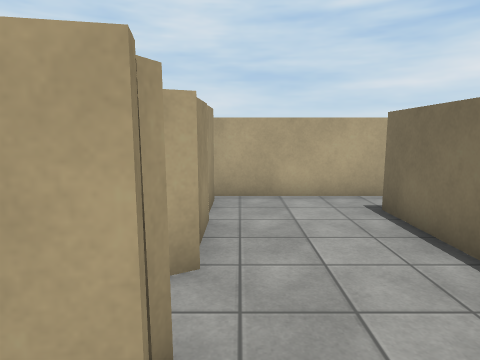
View 1 (above)

12 first-person views from a walk through a scene from a Unity 3-D project. The camera is 1.5 m above the floor, tilts 8° down and sees 75° across. The floor is counted in squares, 1 m on a side. Each view is taken from the middle of a square. On the plan, view 1 faces up. The plan holds only what a view shows up to about 15 squares ahead; the rest is blank. Surface patterns are stand-ins for the level's own textures.

View 2
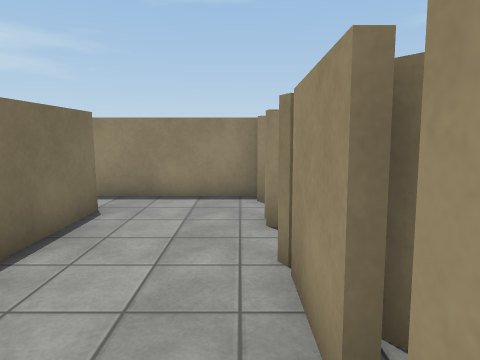

View 3
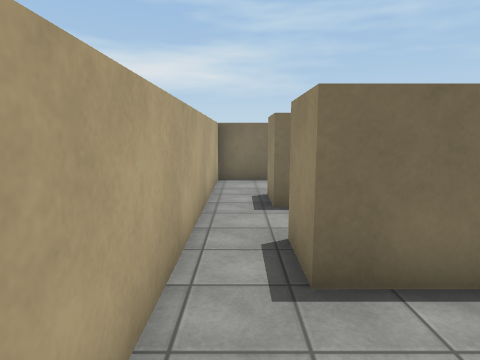

View 4
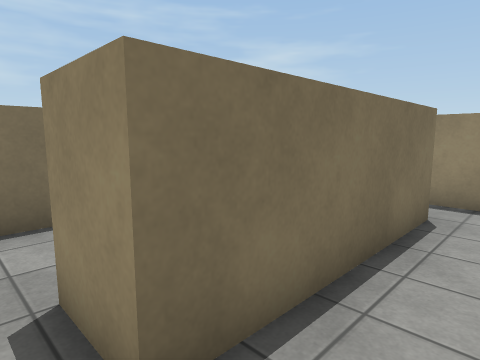

View 5
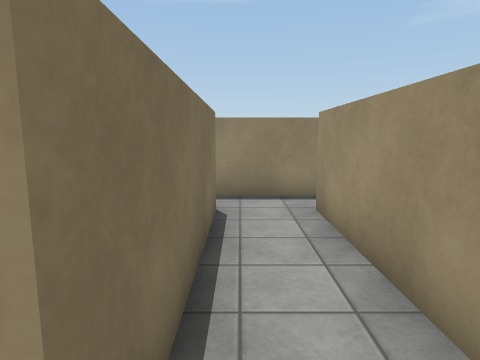

View 6
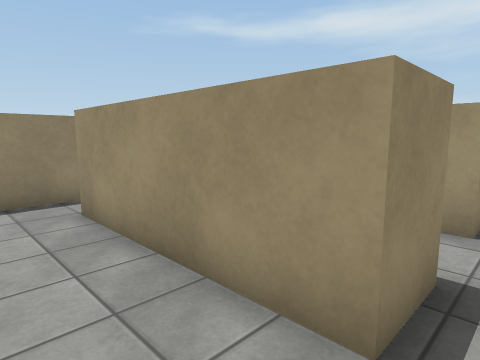

View 7
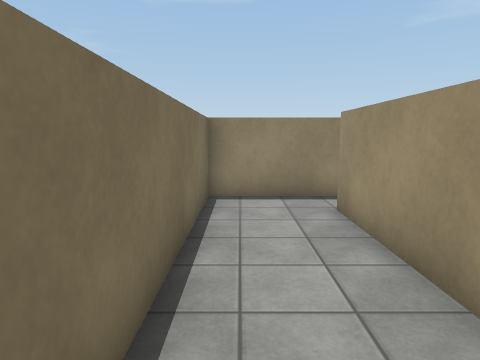

View 8
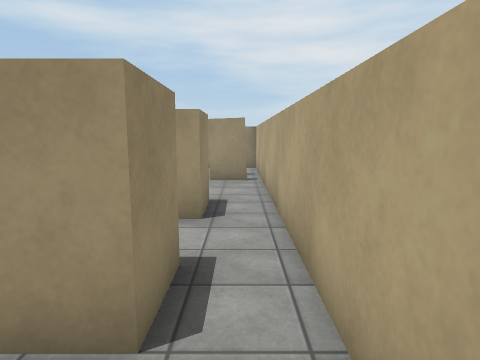

View 9
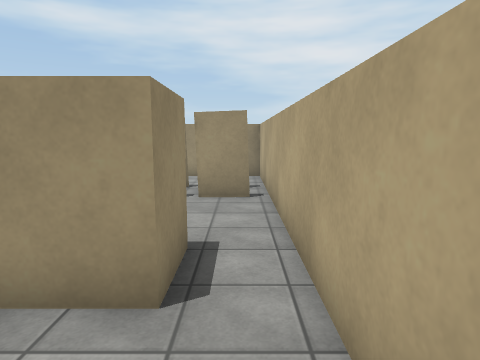

View 10
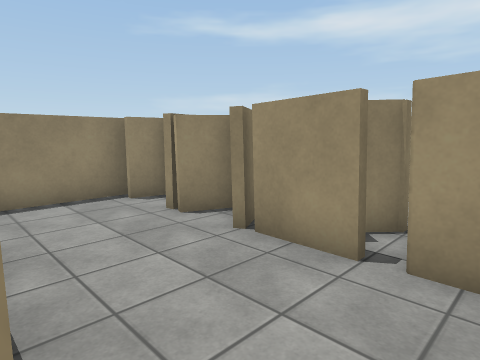

View 11
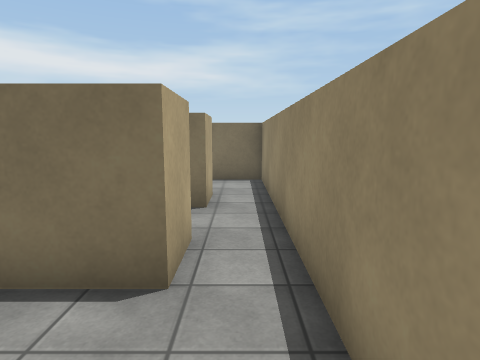

View 12
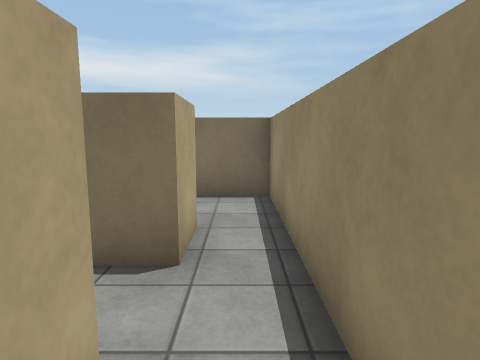

### Floor plan
Points are (right, up) in squares from view 1. A wall is a line through its corners. A room is listed if a view was taken in it or the views show most of it. See-through windows are left out.
Room 1 (views 1, 2, 3, 11)
walls: (-0.4, 3.4) (-0.8, 3.1); (-0.6, 5.5) (-0.6, 3.6); (-0.4, 1.4) (-1.1, 1.2); (-1.6, 2.3) (-0.4, 1.8); (-0.6, 7.2) (-0.6, 5.9); (2.9, 0.7) (2.9, 6.3); (2.4, 7.8) (-1.5, 7.8); (-1.4, 0) (-0.4, -0.1); (-0.6, -0.8) (2.6, -0.8)
ways out: opening at (3.5, 0) to room 2; opening at (3.5, 7) to room 2
Room 2 (views 4, 5, 9, 10, 12)
walls: (2.9, 6.3) (4.4, 6.3) (4.4, 0.7) (2.9, 0.7); (8, 0.7) (6.5, 0.7) (6.5, 6.3) (8, 6.3); (8.6, 7.8) (2.4, 7.8); (2.6, -0.8) (8.6, -0.8)
ways out: opening at (3.5, 0) to room 1; opening at (3.5, 7) to room 1; opening at (7.5, 0) to room 3; opening at (7.5, 7) to room 3
Room 3 (views 6, 7, 8)
walls: (8, 6.3) (8, 0.7); (8.6, -0.8) (10.8, -0.8) (10.8, 7.8) (8.6, 7.8)
ways out: opening at (7.5, 0) to room 2; opening at (7.5, 7) to room 2

Where each view was taken, in squares from view 1:
view 1: 0 up, 0 right, facing up
view 2: 7 up, 0 right, facing down
view 3: 7 up, 0 right, facing right
view 4: 7 up, 5 right, facing down-right
view 5: 7 up, 6 right, facing down
view 6: 7 up, 10 right, facing down-left
view 7: 7 up, 10 right, facing down
view 8: 7 up, 10 right, facing left
view 9: 7 up, 7 right, facing left
view 10: 7 up, 3 right, facing down-left
view 11: 0 up, 0 right, facing right
view 12: 0 up, 3 right, facing right
